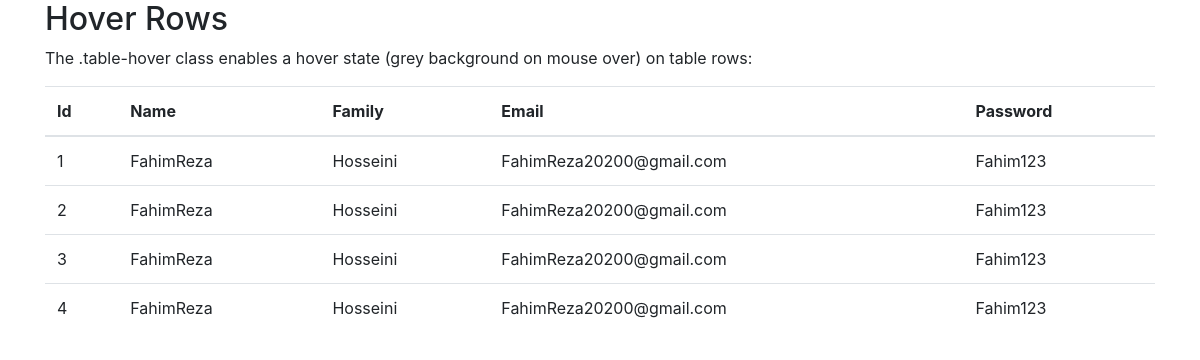
/UserAll/, run on the app's committed database.
### AppOne/models.py (models this page shows)
class User(models.Model):
    id=models.IntegerField(primary_key=True , unique=True)
    Name=models.CharField(max_length=50)
    Family=models.CharField(max_length=50)
    Email=models.CharField(max_length=100)
    Password=models.CharField(max_length=100)

### AppOne/views.py (the view)
# urls.py: path('UserAll/' , views.UserAll , name="UserAll Sheet"),
def UserAll(request):
    AllData=User.objects.all()
    return render(request=request , template_name="AllUser.html" , context={"AllData" : AllData})

### AppOne/Templates/AllUser.html (shortened to what this page needs)
<!DOCTYPE html>
<html lang="en">
<head>
  <link rel="stylesheet" href="https://cdn.jsdelivr.net/npm/bootstrap@4.6.2/dist/css/bootstrap.min.css">
</head>
<body>
<div class="container">
  <h2>Hover Rows</h2>
  <p>The .table-hover class enables a hover state (grey background on mouse over) on table rows:</p>
  <table class="table table-hover">
    <thead>
      <tr>
        <th>Id</th>
        <th>Name</th>
        <th>Family</th>
        <th>Email</th>
        <th>Password</th>
      </tr>
    </thead>
    <tbody>
    {% for item in AllData %}
      <tr>
        <td>{{ item.id }}</td>
        <td>{{ item.Name }}</td>
        <td>{{ item.Family }}</td>
        <td>{{ item.Email }}</td>
        <td>{{ item.Password }}</td>
      </tr>
    {% endfor %}
    </tbody>
  </table>
</div>
</body>
</html>

### data on the page
User: id "1", Name "FahimReza", Family "Hosseini", Email "FahimReza20200@gmail.com", Password "Fahim123"
User: id "2", Name "FahimReza", Family "Hosseini", Email "FahimReza20200@gmail.com", Password "Fahim123"
User: id "3", Name "FahimReza", Family "Hosseini", Email "FahimReza20200@gmail.com", Password "Fahim123"
User: id "4", Name "FahimReza", Family "Hosseini", Email "FahimReza20200@gmail.com", Password "Fahim123"
